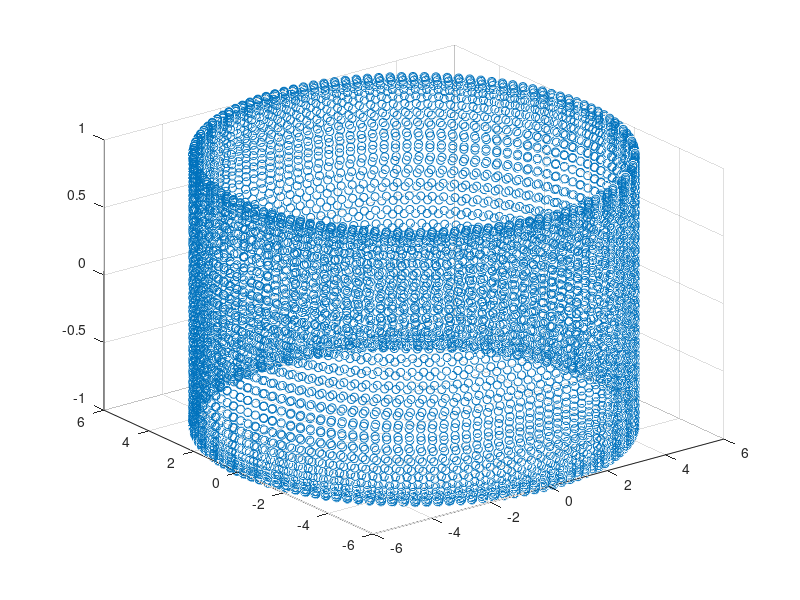

Recreate this plot in MATLAB. (Note: this script raises an error after producing the figure.)
% Runs a circle around a cube

clear
close all
clc

%path for wahba solver
addpath('../matlabScripts/')

%circle parameters
R = 6; %radius
Nrev = 2500; %number of images per revolution
inc = 1; %inclination (not a real orbital inclination)
Revs = 3; %number of revolutions around the cube
Noscil = 40.3333; %number of oscillations per revolution
N = round(Revs*Nrev);

theta = linspace(0,2*pi*Revs,N);
x = zeros(3,N);
for ii = 1:N
    x(1,ii) = R*cos(theta(ii));
    x(2,ii) = R*sin(theta(ii));
    x(3,ii) = inc*sin(Noscil*theta(ii));
    %     x(3,ii) = inc;
end

figure
scatter3(x(1,:),x(2,:),x(3,:))

% Create the cube
P = [1; 0; 0];
s = 0.5;
sw = 0.05;
fc = [1 0 0;
    0 1 0;
    0 0 1;
    1 1 0;
    1 0 1;
    0 1 1];

ec = [.1 .1 .1];
C = createCube(P, s, sw, fc, ec);

%create more cubes
P2 = [0; 0; -2];
C2 = createCube(P2, s, sw, fc, ec);

P3 = [1; -1; 0];
C3 = createCube(P3, s, sw, fc, ec);

P4 = [0; 2; .5];
C4 = createCube(P4, s, sw, fc, ec);

P5 = [-1; 0; 0];
C5 = createCube(P5, s, sw, fc, ec);

P6 = [.4; -1; .4];
C6 = createCube(P6, s, sw, fc, ec);

%create an all encompassing rectangular prism
s = [14; 14; 12];
sw = .1;
C7 = createRectangularPrism([0, 0, 0]', s, sw, fc, ec, true);

%more cubes
P8 = [.4; 1; .4];
s = 0.5;
sw = .05;
C8 = createCube(P8, s, sw, fc, ec);

P9 = [-.4; 0; -.4];
C9 = createCube(P9, s, sw, fc, ec);

P10 = [-.4; -1; -.4];
C10 = createCube(P10, s, sw, fc, ec);

P11 = [.2; -1; 2];
C11 = createCube(P11, s, sw, fc, ec);

%cube cell array
CArray = cell(2,1);
CArray{1} = C;
CArray{2} = C2;
CArray{3} = C3;
CArray{4} = C4;
CArray{5} = C5;
CArray{6} = C6;
CArray{7} = C7;
CArray{8} = C8;
CArray{9} = C9;
CArray{10} = C10;
CArray{11} = C11;

% createPixelVectors and camera information
f = 500;
width = 640;
height = 480;
sz = [width, height];
px = width/2;
py = height/2;
K = [f, 0, px;
    0, f, py;
    0, 0, 1];

V = createPixelVectors(K,width,height);

%run through and create an image at each point, always pointing towards the
%center
vz = [0; 0; 1];
vx = [1; 0; 0];
vBMat = [vx'; vz'];
aVec = [1; 1];

figure
tic
parfor ii = 1:N
    
    %create the quaternion for this location
    imFoc = [0 0 0]'; %point the image is centered on
    vz_I = imFoc - x(:,ii); %camera z-axis in the inertial frame
    vx_I = [vz_I(2); -vz_I(1); 0]; %camera x-axis in the inertial frame
    
    %normalize vectors
    vx_I = vx_I/norm(vx_I);
    vz_I = vz_I/norm(vz_I);
    
    %create matrix and solve wahbas problem
    vIMat = [vx_I'; vz_I'];
    RBI = wahbaSolver(aVec,vIMat,vBMat);
    q = dcm2quat(RBI);
    
    tic
    imgRGBD = createImage_mex(CArray, x(:,ii), q', V, sz, K);
    toc
    
    %extract RGB info
    img = imgRGBD(:,:,1:3);
    
    %filter and display
    imgFilt = imgaussfilt(img,1);
    %     imgFilt = img;
    %     imshow(img);
    
    imshow(imgFilt);
    
    imwrite(imgFilt,strcat('images/cubeCircling',num2str(ii,'%04i'),'.jpg'))
    
    disp('Percent Complete:')
    disp(ii/N*100)
    
end
toc
